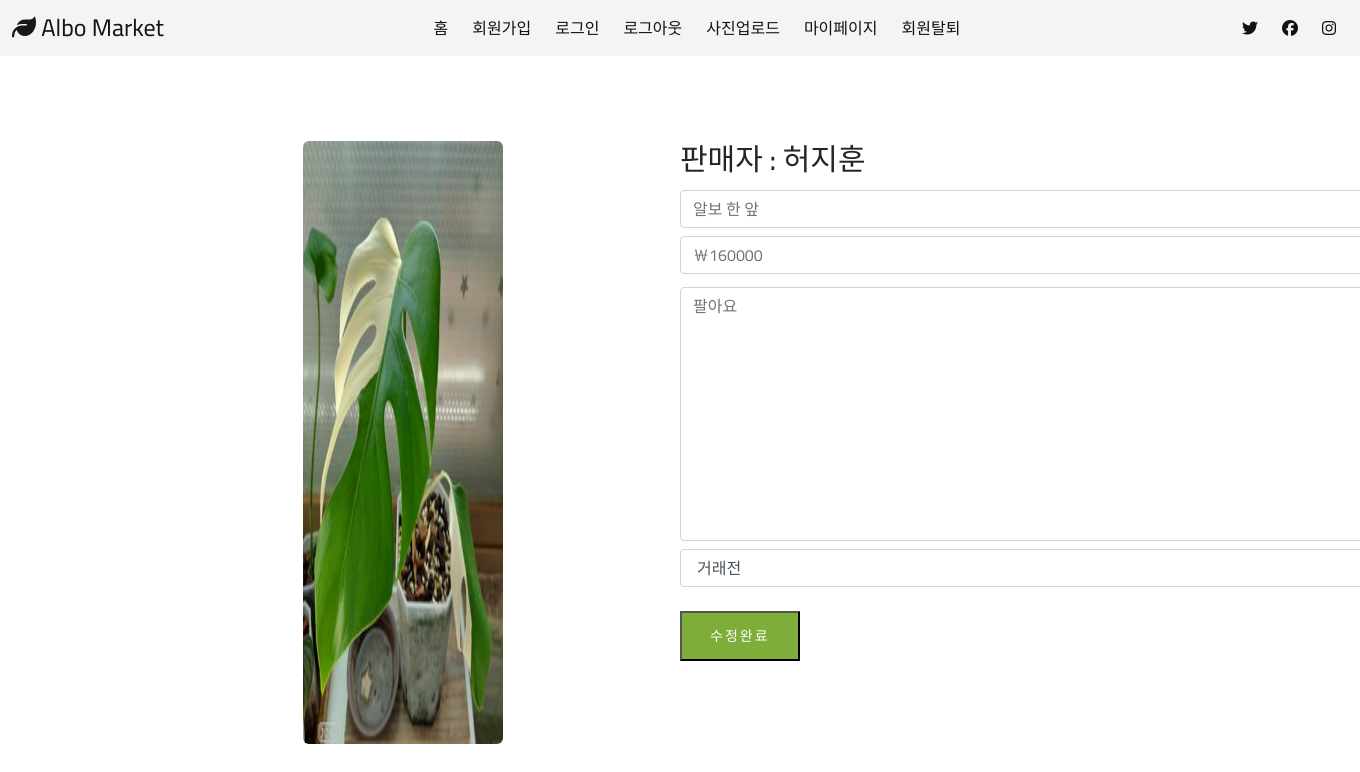
The page /upload/posting/267/editpage on the database its author committed.
### main/models.py (models this page shows, shortened)
class Item(models.Model):
    item_name = models.CharField(max_length = 20)
    user_name = models.ForeignKey(User, to_field='user_name', related_name='seller', on_delete = models.CASCADE, db_column="user_name", max_length= 20, null=True) #fk추가
    STATUS = (('거래 전','거래 전'), ('거래 완료','거래 완료')) # 전자가 테이블 컬럼 출력값, 후자가 admin 페이지에서 출력
    trade_status = models.CharField(max_length=5, default='거래 전', choices=STATUS, null=True) #거래상태(판매중,거래완료)
    item_price = models.IntegerField(null=True)
    item_content = models.TextField(max_length = 200)
    item_img = models.ImageField(upload_to="images/", blank=True, null=True)
    class Meta:
        db_table = 'item_tb'

class User(models.Model):
    user_name = models.CharField(max_length= 20 ,primary_key=True)
    user_date = models.DateTimeField(auto_now_add=True) #가입일(처음 등록한 시간으로 저장)
    user_email = models.EmailField(unique=True)
    user_password = models.CharField(max_length = 100)
    user_validate = models.BooleanField(default = False)
    STATUS = (('남자','남자'), ('여자','여자'))
    gender = models.CharField(max_length=5 ,choices=STATUS , null=True)
    age = models.IntegerField(null=True)
    year = models.IntegerField(null=True)
    month= models.IntegerField( null=True)
    day= models.IntegerField(null=True)
    def __str__(self):
        return f'{self.user_name}'
    class Meta:
        db_table = 'user_tb'

### main/views.py (the view)
# urls.py: path('upload/posting/<int:pk>/editpage', views.editpage, name='editpage'),
def editpage(request,pk):
    items = Item.objects.get(pk=pk)
    return render(request, 'main/editpage.html',{'items':items})

### main/templates/main/editpage.html (shortened to what this page needs)
<!DOCTYPE html>
<html lang="ko">
    {% load static %}
<head>
    <link rel="stylesheet" href="{%static 'detail_page/css/bootstrap.min.css' %}" type="text/css">
    <link rel="stylesheet" href="{%static 'detail_page/css/font-awesome.min.css' %}" type="text/css">
    <link rel="stylesheet" href="{%static 'detail_page/css/elegant-icons.css' %}" type="text/css">
    <link rel="stylesheet" href="{%static 'detail_page/css/nice-select.css' %}" type="text/css">
    <link rel="stylesheet" href="{%static 'detail_page/css/jquery-ui.min.css' %}" type="text/css">
    <link rel="stylesheet" href="{%static 'detail_page/css/owl.carousel.min.css' %}" type="text/css">
    <link rel="stylesheet" href="{%static 'detail_page/css/slicknav.min.css' %} " type="text/css">
    <link rel="stylesheet" href="{%static 'detail_page/css/style.css' %}" type="text/css">
      <link rel="stylesheet" href="{%static 'css/style.css' %}">
 <nav class="navbar">
    <div class="navbar__logo">
    <i class="fa-solid fa-leaf"></i>
      <a href="{%url 'main_index' %}">Albo Market</a>
    </div>
    <ul class="navbar__menu">
        <li><a href="{%url 'main_index' %}">홈</a></li>
        <li><a href="signup">회원가입</a></li>
        <li><a href="{%url 'main_signin' %}">로그인</a></li>
        <li><a href="{%url 'main_logout' %}">로그아웃</a></li>
        <li><a href="{%url 'main_upload' %}">사진업로드</a></li>
      <li><a href="{%url 'main_mypage' %}">마이페이지</a></li>
      <li><a href="{% url 'user_remove' %}">회원탈퇴</a></li>
    </ul>
    <ul class="navbar__icons">
      <li><i class="fa-brands fa-twitter"></i></li>
      <li><i class="fa-brands fa-facebook"></i></li>
      <li><i class="fa-brands fa-instagram"></i></li>
    </ul>
</nav>
</head>
<body>
    <section class="product-details-spad">
        <div class="product-details">
        <div class="container">
            <div class="row">
                <div class="col-lg-6 col-md-6">
                    <div class="product__details__pic">
                        <div id="product__details__pic__item">
                                <p style="text-align : center;  padding:0px;"><img width="585px" height="603px" class="product__details__pic__item--large" src="{{ items.item_img.url }}"  name="item_img" alt="" ></p>
                          </div>
                    </div>
                </div>
                 <form method="POST" action="{% url 'boardEdit' items.pk %}">{% csrf_token %}
                  <div class = "product__size">
                    <div class="product__details__text">
                        <h3 class="a">판매자 : {{items.user_name}}</h3>
            <p class = "a" style="line-height : 2; ">  <input type="text" class="form-control mt-2" name='item_name' placeholder="{{items.item_name}}"  blank="True"></p>
                        <p class = "product__details__prices" style="line-height : 2;">
                       <input type="text" class="form-control mt-2" name='item_price' placeholder="￦{{items.item_price}}"  null="True">
                        </p>
                        <p class = "a" style="line-height : 2;">  <textarea class="form-control mt-2" rows="10"
                          name='item_content' placeholder="{{items.item_content}}" blank="True"></textarea>
                          </p>
                          <select class="form-control mt-2" name="trade_status" >
                            <option name="trade_status" value="거래전">거래전</option>
                          </select>
                        {% if login_user == post_user %}
                        <div id="jb-sidebar_2">
                          <p>
                          <input class="primary-btn" type="submit" value="수정완료">
                          </p>
                        </div>
                        </div>
                      </div>
                        </form>
                        {% endif %}
                    </div>
                </div>
            </div>
    </section>
</body>
</html>

### main/static/detail_page/css/style.css (style rules this page uses)
html, body { height: 100%; font-family: "Cairo", sans-serif; -webkit-font-smoothing: antialiased; font-smoothing: antialiased; }
h1, h2, h3, h4, h5, h6 { margin: 0; color: #111111; font-weight: 400; font-family: "Cairo", sans-serif; }
h3 { font-size: 30px; }
p { font-size: 16px; font-family: "Cairo", sans-serif; color: #6f6f6f; font-weight: 400; line-height: 26px; margin: 0 0 5px 0; }
img { max-width: 100%; }
ul, ol { padding: 0; margin: 0; }
.primary-btn { display: inline-block; font-size: 14px; padding: 10px 28px 10px; color: #ffffff; text-transform: uppercase; font-weight: 500; background: #7fad39; letter-spacing: 2px; text-align: center; }
.product-details-spad { padding:0px ; }
.product-details { padding-top: 10px; }
.product__details__text h3 { color: #252525; font-weight: 500; margin-bottom: 5px; size-adjust: auto; width: 500px; }
.product__details__text .product__details__prices { font-size: 14px; color: #010101; font-weight: 600; margin-bottom: 5px; }
.product__details__text p { margin-bottom: 25px; size-adjust: auto; }
@media only screen and (min-width: 1200px) { .container { max-width: 1170px; } }

### main/static/css/style.css (style rules this page uses)
:root { --text-color: #121212; --background-color: #f4f4f4; --accent-color: #9b9e7b; }
head { margin:0; font-family: 'Source Sans Pro'; background-color: #fff; font-size: 16px; }
body { margin:0; font-weight: 400; }
a { text-decoration: none; color: var(--text-color); }
.navbar { top: 0; left: 0; right: 0; margin: 0 ; display: flex; justify-content: space-between; align-items: center; background-color: var(--background-color); padding: 8px 12px; }
.navbar__logo { font-size: 24px; color:var(--text-color); }
.navbar__logo i { color: rgb(24, 24, 23); }
.navbar__menu { display: flex; list-style: none; padding-left: 0; }
.navbar__menu li { padding: 8px 12px; }
.navbar__icons { list-style: none; color: var(--text-color); display: flex; padding-left: 0; }
.navbar__icons li { padding: 8px 12px; }
img { width: 200px; border-radius: 6px; }

### main/templates/main/editpage.html (style rules this page uses)
.product-details { margin-top:75px; }
.product__size { width: 450px; }
.product__details__text { width: 750px; }
.product__details__text p { width: 750px; }
.product__size p { display : flex ; flex-direction: row; margin:auto; flex-direction:row ; }

### rows shown on the page
Item: item_img (picture), user_name "허지훈", item_name "알보 한 앞", item_price "￦160000", item_content "팔아요"
